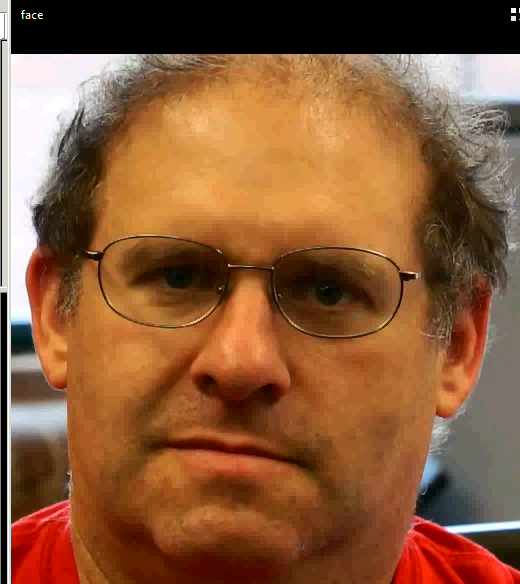
#> input picture frame 39 of face2.avi, 520 x 584 px
$ python startedwithvideos.py   (Python 2 division)
#> lines starting #> are read from the running program, lines starting #| are printed output that depends on the picture
import numpy as np
import cv2

cap = cv2.VideoCapture('face2.avi')
print cap
print cap.grab()
while(True):

    print cap.isOpened()
    cap.open('face2.avi')
    print cap.isOpened()
    print cap.get(3)
    print cap.grab()
    # Capture frame-by-frame
    ret, frame = cap.read()
#> frame is the input picture: shape (584, 520, 3); mean B, G, R 56.8, 90.3, 137.8

    # Our operations on the frame come here
    gray = cv2.cvtColor(frame, cv2.COLOR_BGR2GRAY)
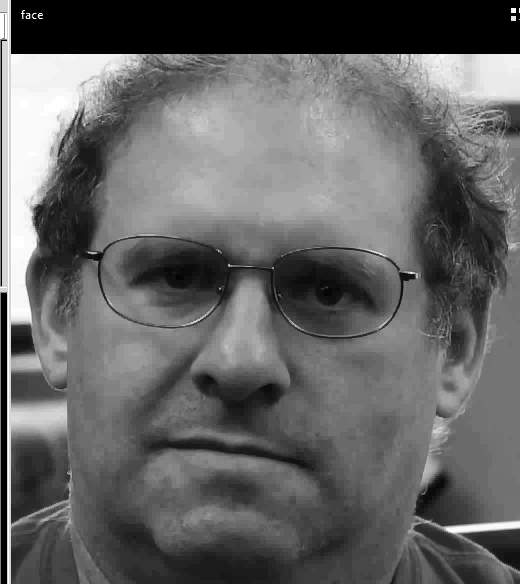
#> gray: shape (584, 520); min 0, max 255, mean 100.7

    # Display the resulting frame
    cv2.imshow('frame',gray)
    if cv2.waitKey(1) & 0xFF == ord('q'):
#> (key q is pressed here)
        break

# When everything done, release the capture
cap.release()
cv2.destroyAllWindows()

$ run again, starting later in the video
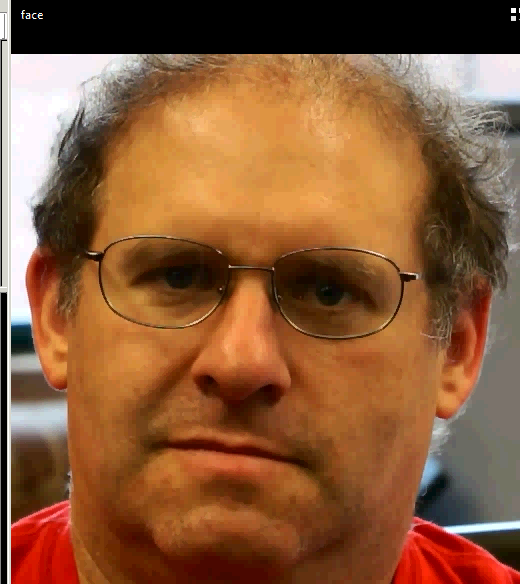
#> input picture frame 176 of face2.avi, 520 x 584 px
#> frame is the input picture: shape (584, 520, 3); mean B, G, R 56.7, 90.4, 137.8
#> `gray = cv2.cvtColor(frame, cv2.COLOR_BGR2GRAY)`:
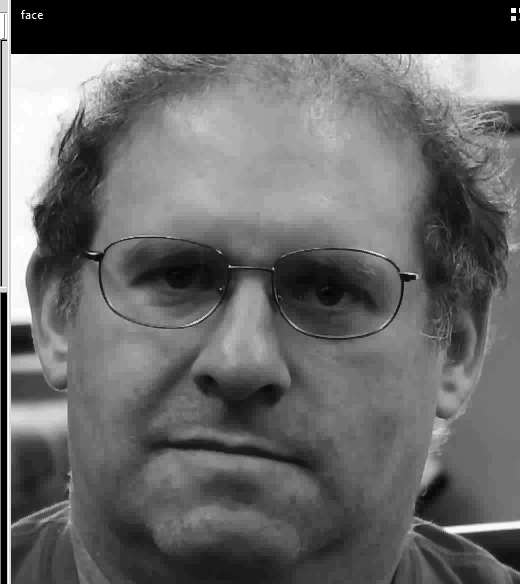
#> gray: shape (584, 520); min 0, max 255, mean 100.8

$ run again, starting later in the video
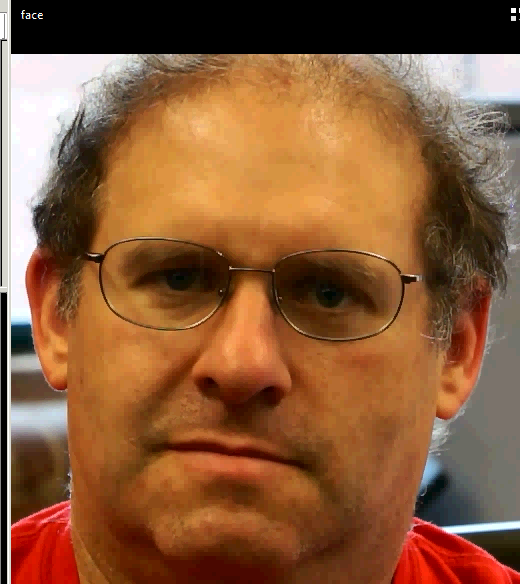
#> input picture frame 314 of face2.avi, 520 x 584 px
#> frame is the input picture: shape (584, 520, 3); mean B, G, R 57.3, 91, 138
#> `gray = cv2.cvtColor(frame, cv2.COLOR_BGR2GRAY)`:
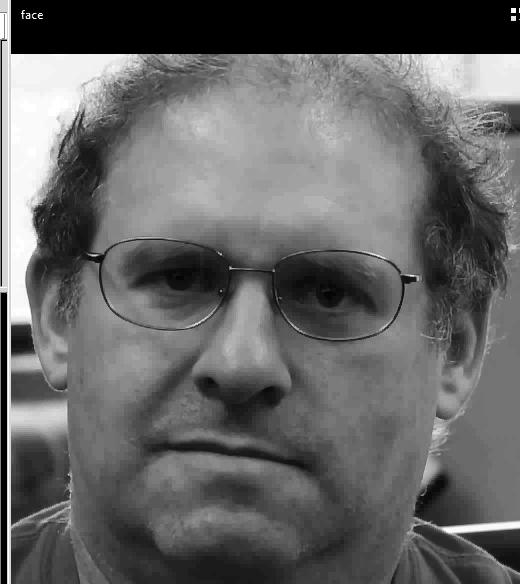
#> gray: shape (584, 520); min 0, max 255, mean 101.2
